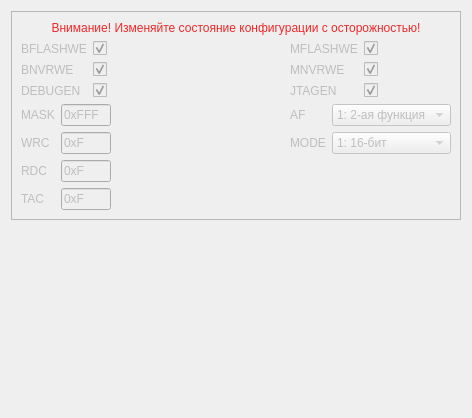
<?xml version="1.0" encoding="UTF-8"?>
<ui version="4.0">
 <class>Config028</class>
 <widget class="QWidget" name="Config028">
  <property name="geometry">
   <rect>
    <x>0</x>
    <y>0</y>
    <width>472</width>
    <height>418</height>
   </rect>
  </property>
  <property name="windowTitle">
   <string>Form</string>
  </property>
  <layout class="QVBoxLayout" name="verticalLayout_2">
   <item>
    <widget class="QFrame" name="tconfig_frm_cfg">
     <property name="enabled">
      <bool>false</bool>
     </property>
     <property name="frameShape">
      <enum>QFrame::StyledPanel</enum>
     </property>
     <property name="frameShadow">
      <enum>QFrame::Raised</enum>
     </property>
     <layout class="QVBoxLayout" name="verticalLayout">
      <item>
       <widget class="QLabel" name="lbl_warn0">
        <property name="text">
         <string>&lt;html&gt;&lt;head/&gt;&lt;body&gt;&lt;p&gt;&lt;span style=&quot; color:#ef2929;&quot;&gt;Внимание! Изменяйте состояние конфигурации с осторожностью!&lt;/span&gt;&lt;/p&gt;&lt;/body&gt;&lt;/html&gt;</string>
        </property>
        <property name="textFormat">
         <enum>Qt::RichText</enum>
        </property>
        <property name="alignment">
         <set>Qt::AlignCenter</set>
        </property>
       </widget>
      </item>
      <item>
       <layout class="QGridLayout" name="grid_cfgword">
        <item row="1" column="0">
         <layout class="QFormLayout" name="form_col0row1">
          <item row="0" column="0">
           <widget class="QLabel" name="lbl_mask">
            <property name="toolTip">
             <string>&lt;html&gt;&lt;head/&gt;&lt;body&gt;&lt;p align=&quot;justify&quot;&gt;0 - запрещение записи и стирания основной области Flash-памяти&lt;/p&gt;&lt;p align=&quot;justify&quot;&gt;1 - разрешение записи и стирания основной области Flash-памяти&lt;/p&gt;&lt;/body&gt;&lt;/html&gt;</string>
            </property>
            <property name="text">
             <string>MASK</string>
            </property>
           </widget>
          </item>
          <item row="0" column="1">
           <widget class="QLineEdit" name="ledit_mask">
            <property name="maximumSize">
             <size>
              <width>50</width>
              <height>16777215</height>
             </size>
            </property>
            <property name="text">
             <string>0xFFF</string>
            </property>
           </widget>
          </item>
          <item row="1" column="0">
           <widget class="QLabel" name="lbl_wrc">
            <property name="toolTip">
             <string>&lt;html&gt;&lt;head/&gt;&lt;body&gt;&lt;p align=&quot;justify&quot;&gt;0 - запрещение записи и стирания основной области Flash-памяти&lt;/p&gt;&lt;p align=&quot;justify&quot;&gt;1 - разрешение записи и стирания основной области Flash-памяти&lt;/p&gt;&lt;/body&gt;&lt;/html&gt;</string>
            </property>
            <property name="text">
             <string>WRC</string>
            </property>
           </widget>
          </item>
          <item row="1" column="1">
           <widget class="QLineEdit" name="ledit_wrc">
            <property name="maximumSize">
             <size>
              <width>50</width>
              <height>16777215</height>
             </size>
            </property>
            <property name="text">
             <string>0xF</string>
            </property>
           </widget>
          </item>
          <item row="2" column="0">
           <widget class="QLabel" name="lbl_rdc">
            <property name="toolTip">
             <string>&lt;html&gt;&lt;head/&gt;&lt;body&gt;&lt;p align=&quot;justify&quot;&gt;0 - запрещение записи и стирания основной области Flash-памяти&lt;/p&gt;&lt;p align=&quot;justify&quot;&gt;1 - разрешение записи и стирания основной области Flash-памяти&lt;/p&gt;&lt;/body&gt;&lt;/html&gt;</string>
            </property>
            <property name="text">
             <string>RDC</string>
            </property>
           </widget>
          </item>
          <item row="2" column="1">
           <widget class="QLineEdit" name="ledit_rdc">
            <property name="maximumSize">
             <size>
              <width>50</width>
              <height>16777215</height>
             </size>
            </property>
            <property name="text">
             <string>0xF</string>
            </property>
           </widget>
          </item>
          <item row="3" column="0">
           <widget class="QLabel" name="lbl_tac">
            <property name="toolTip">
             <string>&lt;html&gt;&lt;head/&gt;&lt;body&gt;&lt;p align=&quot;justify&quot;&gt;0 - запрещение записи и стирания основной области Flash-памяти&lt;/p&gt;&lt;p align=&quot;justify&quot;&gt;1 - разрешение записи и стирания основной области Flash-памяти&lt;/p&gt;&lt;/body&gt;&lt;/html&gt;</string>
            </property>
            <property name="text">
             <string>TAC</string>
            </property>
           </widget>
          </item>
          <item row="3" column="1">
           <widget class="QLineEdit" name="ledit_tac">
            <property name="maximumSize">
             <size>
              <width>50</width>
              <height>16777215</height>
             </size>
            </property>
            <property name="text">
             <string>0xF</string>
            </property>
           </widget>
          </item>
         </layout>
        </item>
        <item row="0" column="0">
         <layout class="QFormLayout" name="form_col0row0">
          <item row="0" column="0">
           <widget class="QLabel" name="lbl_bflashwe">
            <property name="toolTip">
             <string>&lt;html&gt;&lt;head/&gt;&lt;body&gt;&lt;p align=&quot;justify&quot;&gt;0 - запрещение записи и стирания основной области BFLASH&lt;/p&gt;&lt;p align=&quot;justify&quot;&gt;1 - разрешение записи и стирания основной области BFLASH&lt;/p&gt;&lt;/body&gt;&lt;/html&gt;</string>
            </property>
            <property name="text">
             <string>BFLASHWE</string>
            </property>
           </widget>
          </item>
          <item row="0" column="1">
           <widget class="QCheckBox" name="chbox_bflashwe">
            <property name="text">
             <string/>
            </property>
            <property name="checked">
             <bool>true</bool>
            </property>
           </widget>
          </item>
          <item row="1" column="0">
           <widget class="QLabel" name="lbl_bnvrwe">
            <property name="toolTip">
             <string>&lt;html&gt;&lt;head/&gt;&lt;body&gt;&lt;p align=&quot;justify&quot;&gt;0 - запрещение записи и стирания NVR области BFLASH&lt;/p&gt;&lt;p align=&quot;justify&quot;&gt;1 - разрешение записи и стирания NVR области BFLASH&lt;/p&gt;&lt;/body&gt;&lt;/html&gt;</string>
            </property>
            <property name="text">
             <string>BNVRWE</string>
            </property>
           </widget>
          </item>
          <item row="1" column="1">
           <widget class="QCheckBox" name="chbox_bnvrwe">
            <property name="text">
             <string/>
            </property>
            <property name="checked">
             <bool>true</bool>
            </property>
           </widget>
          </item>
          <item row="2" column="0">
           <widget class="QLabel" name="lbl_debugen">
            <property name="toolTip">
             <string>&lt;html&gt;&lt;head/&gt;&lt;body&gt;&lt;p&gt;0 - запрещение работы функции отладки внутри ядра&lt;/p&gt;&lt;p&gt;1 - разрешение работы функции отладки внутри ядра&lt;/p&gt;&lt;/body&gt;&lt;/html&gt;</string>
            </property>
            <property name="text">
             <string>DEBUGEN</string>
            </property>
           </widget>
          </item>
          <item row="2" column="1">
           <widget class="QCheckBox" name="chbox_debugen">
            <property name="text">
             <string/>
            </property>
            <property name="checked">
             <bool>true</bool>
            </property>
           </widget>
          </item>
         </layout>
        </item>
        <item row="0" column="1">
         <layout class="QFormLayout" name="form_col1row0">
          <item row="0" column="0">
           <widget class="QLabel" name="lbl_mflashwe">
            <property name="toolTip">
             <string>&lt;html&gt;&lt;head/&gt;&lt;body&gt;&lt;p align=&quot;justify&quot;&gt;0 - запрещение записи и стирания основной области MFLASH&lt;/p&gt;&lt;p align=&quot;justify&quot;&gt;1 - разрешение записи и стирания основной области MFLASH&lt;/p&gt;&lt;/body&gt;&lt;/html&gt;</string>
            </property>
            <property name="text">
             <string>MFLASHWE</string>
            </property>
           </widget>
          </item>
          <item row="0" column="1">
           <widget class="QCheckBox" name="chbox_mflashwe">
            <property name="text">
             <string/>
            </property>
            <property name="checked">
             <bool>true</bool>
            </property>
           </widget>
          </item>
          <item row="1" column="0">
           <widget class="QLabel" name="lbl_mnvrwe">
            <property name="toolTip">
             <string>&lt;html&gt;&lt;head/&gt;&lt;body&gt;&lt;p align=&quot;justify&quot;&gt;0 - запрещение записи и стирания NVR области MFLASH&lt;/p&gt;&lt;p align=&quot;justify&quot;&gt;1 - разрешение записи и стирания NVR области MFLASH&lt;/p&gt;&lt;/body&gt;&lt;/html&gt;</string>
            </property>
            <property name="text">
             <string>MNVRWE</string>
            </property>
           </widget>
          </item>
          <item row="1" column="1">
           <widget class="QCheckBox" name="chbox_mnvrwe">
            <property name="text">
             <string/>
            </property>
            <property name="checked">
             <bool>true</bool>
            </property>
           </widget>
          </item>
          <item row="2" column="0">
           <widget class="QLabel" name="lbl_jtagen">
            <property name="toolTip">
             <string>&lt;html&gt;&lt;head/&gt;&lt;body&gt;&lt;p&gt;0 - запрещение работы JTAG/SWD функции пина&lt;/p&gt;&lt;p align=&quot;justify&quot;&gt;1 - разрешение работы JTAG/SWD функции пина&lt;/p&gt;&lt;/body&gt;&lt;/html&gt;</string>
            </property>
            <property name="text">
             <string>JTAGEN</string>
            </property>
           </widget>
          </item>
          <item row="2" column="1">
           <widget class="QCheckBox" name="chbox_jtagen">
            <property name="text">
             <string/>
            </property>
            <property name="checked">
             <bool>true</bool>
            </property>
           </widget>
          </item>
         </layout>
        </item>
        <item row="1" column="1">
         <layout class="QFormLayout" name="form_col1row1">
          <item row="0" column="0">
           <widget class="QLabel" name="lbl_af">
            <property name="toolTip">
             <string>&lt;html&gt;&lt;head/&gt;&lt;body&gt;&lt;p align=&quot;justify&quot;&gt;0 - запрещение записи и стирания основной области Flash-памяти&lt;/p&gt;&lt;p align=&quot;justify&quot;&gt;1 - разрешение записи и стирания основной области Flash-памяти&lt;/p&gt;&lt;/body&gt;&lt;/html&gt;</string>
            </property>
            <property name="text">
             <string>AF</string>
            </property>
           </widget>
          </item>
          <item row="0" column="1">
           <widget class="QComboBox" name="combo_af">
            <property name="currentIndex">
             <number>1</number>
            </property>
            <item>
             <property name="text">
              <string>0: 1-ая функция</string>
             </property>
            </item>
            <item>
             <property name="text">
              <string>1: 2-ая функция</string>
             </property>
            </item>
           </widget>
          </item>
          <item row="1" column="0">
           <widget class="QLabel" name="lbl_mode">
            <property name="toolTip">
             <string>&lt;html&gt;&lt;head/&gt;&lt;body&gt;&lt;p align=&quot;justify&quot;&gt;0 - запрещение записи и стирания основной области Flash-памяти&lt;/p&gt;&lt;p align=&quot;justify&quot;&gt;1 - разрешение записи и стирания основной области Flash-памяти&lt;/p&gt;&lt;/body&gt;&lt;/html&gt;</string>
            </property>
            <property name="text">
             <string>MODE</string>
            </property>
           </widget>
          </item>
          <item row="1" column="1">
           <widget class="QComboBox" name="combo_mode">
            <property name="currentIndex">
             <number>1</number>
            </property>
            <item>
             <property name="text">
              <string>0: 8-бит</string>
             </property>
            </item>
            <item>
             <property name="text">
              <string>1: 16-бит</string>
             </property>
            </item>
           </widget>
          </item>
         </layout>
        </item>
       </layout>
      </item>
     </layout>
    </widget>
   </item>
   <item>
    <spacer name="verticalSpacer">
     <property name="orientation">
      <enum>Qt::Vertical</enum>
     </property>
     <property name="sizeHint" stdset="0">
      <size>
       <width>20</width>
       <height>40</height>
      </size>
     </property>
    </spacer>
   </item>
  </layout>
 </widget>
 <resources/>
 <connections/>
</ui>
